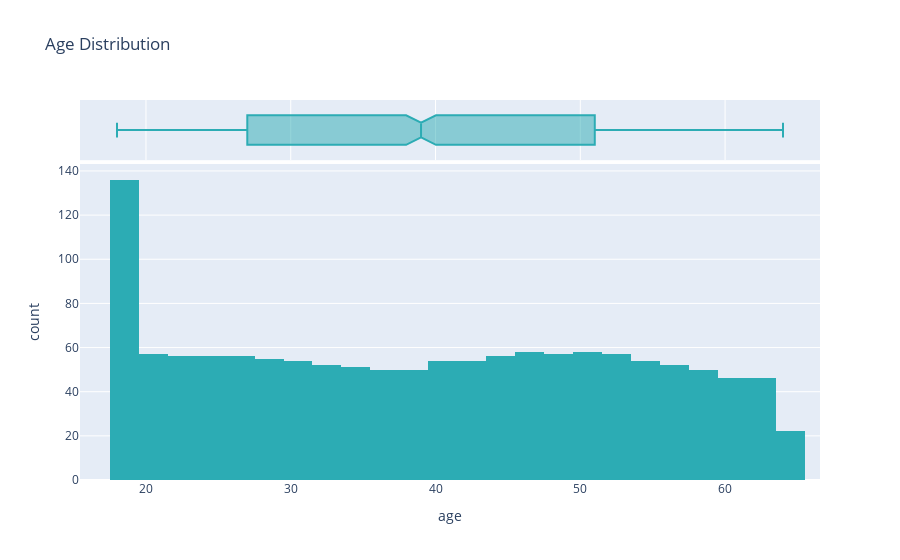

Source (notebook cell):
### Markdown cell above
### Univariate Analysis

### Code cell
import plotly.express as px

fig = px.histogram(healthins_df, 
                   x="age", 
                   title='Age Distribution',
                  color_discrete_sequence=['#2cacb4'],
                  barmode="group",
                    marginal='box')


fig.write_image("images/age.png")
fig.show()

### Figure 1 — Plotly figure (JSON) as saved in the notebook; plotly's stock layout.template omitted (floating-point values rounded to 4 significant figures; data arrays with more than 128 entries replaced by an {"elided": "..."} marker saying what was removed)
{"data": [{"alignmentgroup": "True", "bingroup": "x", "hovertemplate": "age=%{x}<br>count=%{y}<extra></extra>", "legendgroup": "", "marker": {"color": "#2cacb4", "pattern": {"shape": ""}}, "name": "", "offsetgroup": "", "orientation": "v", "showlegend": false, "type": "histogram", "x": {"elided": "1337 int values"}, "xaxis": "x", "yaxis": "y"}, {"alignmentgroup": "True", "hovertemplate": "age=%{x}<extra></extra>", "legendgroup": "", "marker": {"color": "#2cacb4"}, "name": "", "notched": true, "offsetgroup": "", "showlegend": false, "type": "box", "x": {"elided": "1337 int values"}, "xaxis": "x2", "yaxis": "y2"}], "layout": {"autosize": true, "barmode": "group", "legend": {"tracegroupgap": 0}, "title": {"text": "Age Distribution"}, "xaxis": {"anchor": "y", "autorange": true, "domain": [0, 1], "range": [15.44, 66.56], "title": {"text": "age"}, "type": "linear"}, "xaxis2": {"anchor": "y2", "autorange": true, "domain": [0, 1], "matches": "x", "range": [15.44, 66.56], "showgrid": true, "showticklabels": false, "type": "linear"}, "yaxis": {"anchor": "x", "autorange": true, "domain": [0, 0.8316], "range": [0, 143.2], "title": {"text": "count"}}, "yaxis2": {"anchor": "x2", "autorange": true, "domain": [0.8416, 1], "matches": "y2", "range": [-0.5, 0.5], "showgrid": false, "showline": false, "showticklabels": false, "ticks": "", "type": "category"}}}
